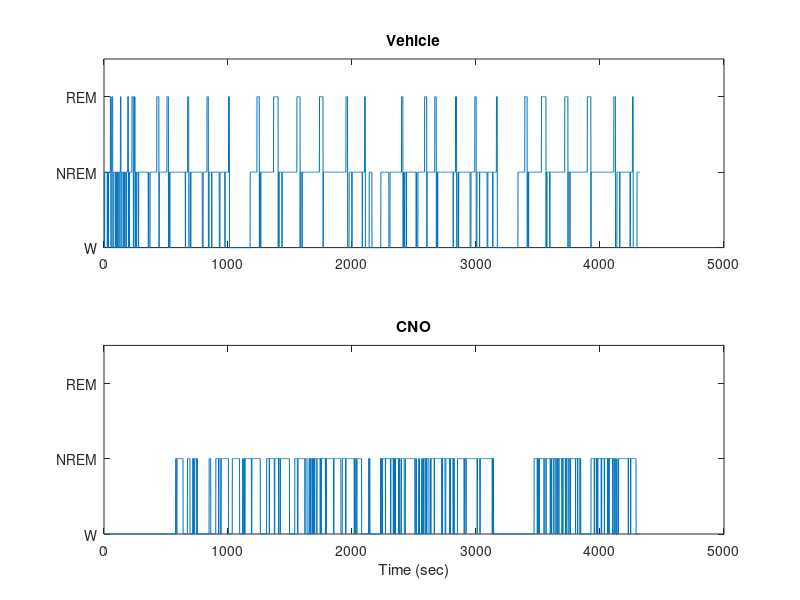

Reproduce this figure in MATLAB. (Note: this script raises an error after producing the figure.)
%%%%%%%%%%%%%%%%%%%%%%%%%%%%%%%%%%%%%%%%%%%%%%%%%%%%%%%%%%%%%%%%%%%%%%%%%%%
%   
% Fragmentation Index example
%
% This code provides an example of usage of the fragmentation index 
% (published in bioRxiv doi:123345-2) intended to use, but not limited to 
% sleep-wake scorings. This example calculates the fragmentation index of 2
% conditions, one following vehicle and the other following CNO
% administration. 
%
% Joaquin Gonzalez, Laboratorio de Neurobiologia del Sueno, Facultad de 
% Medicina, Universidad de la Republica, Uruguay. 2020
%
%%%%%%%%%%%%%%%%%%%%%%%%%%%%%%%%%%%%%%%%%%%%%%%%%%%%%%%%%%%%%%%%%%%%%%%%%%%

clear, clc, clf


% load sleep scorings and define the numerical code used to represent each state

load('SleepScore_example.mat')
sleep_code = {'Wake','NREM','REM'}; % thus a 1 = wake, 2 = NREM and 3 = REM

%% plot hypnogram

figure(1)

subplot(2,1,1)
plot(SleepScore_veh)
ylim([1,3.5])
set(gca, 'YTick', [1,2,3],'YTickLabel', {'W','NREM','REM'})
title('Vehicle')

subplot(2,1,2)
plot(SleepScore_cno)
ylim([1,3.5])

xlabel('Time (sec)')
set(gca, 'YTick', [1,2,3],'YTickLabel', {'W','NREM','REM'})
title('CNO')

%% calculate Fragmentation Index

% this subroutine uses the Fragmentation_index.m included in the repository
% to compute the index

state_analysis = 2; % choose state to analyze its fragmentation (1 = wake, 2 = NREM and 3 = REM)

[state_prob_veh,fragmentation_index_veh] = Fragmentation_index(SleepScore_veh,state_analysis);
[state_prob_cno,fragmentation_index_cno] = Fragmentation_index(SleepScore_cno,state_analysis);


%% plot results

% the probability of the state under each condition is plotted, as well as
% the fragmentation index itself for each condition.

figure(2)

subplot(1,2,1)
bar([state_prob_veh, state_prob_cno],'Facecolor','black')
set(gca,'XTicklabels',{'Veh','CNO'},'Fontsize',12)
ylabel('State Prob')

subplot(1,2,2)
bar([fragmentation_index_veh, fragmentation_index_cno],'Facecolor','black')
set(gca,'XTicklabels',{'Veh','CNO'},'Fontsize',12)
ylabel('Fragmentation Index')

suptitle(strcat(sleep_code(state_analysis), ' State Analysis'))

